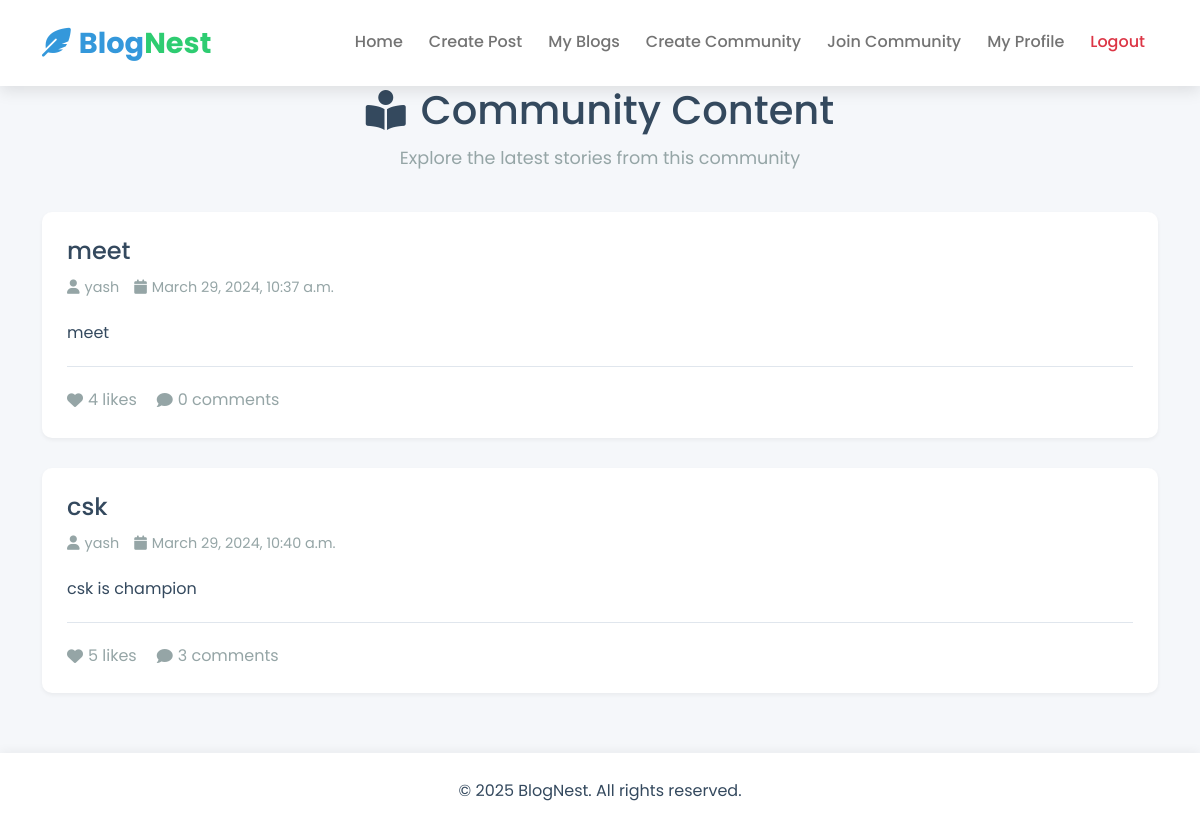
The page /show_content/3 on the database its author committed.
### Blog/models.py (models this page shows)
class BlogPost(models.Model):
  BlogId = models.IntegerField(primary_key = True)
  Title = models.CharField(max_length=50)
  BlogData = models.CharField(max_length=5000, null =False , default ='')
  DatePosted = models.DateTimeField()
  Likes = models.IntegerField()
  Comments = models.IntegerField()
  UserID = models.ForeignKey(User, null=True, on_delete=models.CASCADE)
  CategoryId = models.ForeignKey(Category, null=True, on_delete=models.CASCADE)

### Blog/views.py (the view)
# urls.py: path('show_content/<int:pk>', show_content, name='show_content'),
def show_content(request,pk):
  user = User.objects.get(pk = pk)
  blogs=BlogPost.objects.all()
  all_blogs = BlogPost.objects.filter(UserID=user)
  return render(request,'show_content.html',{'all_blogs' :all_blogs})

### templates/show_content.html (shortened to what this page needs)
{% load static %}
<!DOCTYPE html>
<html lang="en">
<head>
    <link href="https://cdn.jsdelivr.net/npm/bootstrap@5.0.2/dist/css/bootstrap.min.css" rel="stylesheet">
    <link href="https://cdnjs.cloudflare.com/ajax/libs/font-awesome/6.0.0-beta3/css/all.min.css" rel="stylesheet">
    <link href="{% static 'css/home.css' %}" rel="stylesheet">
    <link href="{% static 'css/community.css' %}" rel="stylesheet">
</head>
<body>
    <nav class="navbar navbar-expand-lg navbar-light">
        <div class="container">
            <a class="navbar-brand" href="/home">
                <i class="fas fa-feather-alt brand-icon"></i>Blog<span>Nest</span>
            </a>
            <div class="collapse navbar-collapse" id="navbarSupportedContent">
                <ul class="navbar-nav ms-auto mb-2 mb-lg-0">
                    <li class="nav-item">
                        <a class="nav-link" href="/home">Home</a>
                    </li>
                    <li class="nav-item">
                        <a class="nav-link" href="/create">Create Post</a>
                    </li>
                    <li class="nav-item">
                        <a class="nav-link" href="/myallblogs">My Blogs</a>
                    </li>
                    <li class="nav-item">
                        <a class="nav-link" href="/create_community">Create Community</a>
                    </li>
                    <li class="nav-item">
                        <a class="nav-link" href="/join_community">Join Community</a>
                    </li>
                    <li class="nav-item">
                        <a class="nav-link" href="{% url 'user_profile' %}">My Profile</a>
                    </li>
                    <li class="nav-item">
                        <a class="nav-link text-danger" href="{% url 'logout' %}">Logout</a>
                    </li>
                </ul>
            </div>
        </div>
    </nav>
    <div class="container main-container">
        <div class="page-header">
            <h1><i class="fas fa-book-reader"></i> Community Content</h1>
            <p>Explore the latest stories from this community</p>
        </div>
        <div class="content-grid">
            {% for blog in all_blogs %}
            <div class="content-card">
                <div class="content-header">
                    <h2>{{ blog.Title }}</h2>
                    <div class="content-meta">
                        <span><i class="fas fa-user"></i> {{ blog.UserID.username }}</span>
                        <span><i class="fas fa-calendar"></i> {{ blog.DatePosted }}</span>
                    </div>
                </div>
                <div class="content-body">
                    <p>{{ blog.BlogData }}</p>
                </div>
                <div class="content-footer">
                    <span class="interaction-item">
                        <i class="fas fa-heart"></i> {{ blog.Likes }} likes
                    </span>
                    <span class="interaction-item">
                        <i class="fas fa-comment"></i> {{ blog.Comments }} comments
                    </span>
                </div>
            </div>
            {% endfor %}
        </div>
    </div>
    <footer class="footer">
        <div class="container text-center">
            <p class="mb-0">&copy; 2025 BlogNest. All rights reserved.</p>
        </div>
    </footer>
</body>
</html>

### Blog/static/css/home.css (style rules this page uses)
:root { --primary: #3498db; --primary-dark: #2980b9; --secondary: #2ecc71; --secondary-dark: #27ae60; --accent: #9b59b6; --accent-dark: #8e44ad; --text-dark: #34495e; --text-light: #ecf0f1; --gray-light: #f5f7fa; --gray-medium: #e0e6ed; --gray-dark: #95a5a6; --danger: #e74c3c; --warning: #f39c12; --info: #1abc9c; --shadow-sm: 0 2px 4px rgba(0, 0, 0, 0.05); --shadow-md: 0 5px 15px rgba(0, 0, 0, 0.1); --shadow-lg: 0 10px 25px rgba(0, 0, 0, 0.15); --radius-sm: 5px; --radius-md: 10px; --radius-lg: 15px; --transition-fast: 0.2s ease; --transition-normal: 0.3s ease; }
body { font-family: 'Poppins', sans-serif; background-color: var(--gray-light); color: var(--text-dark); line-height: 1.6; min-height: 100vh; display: flex; flex-direction: column; }
.main-container { flex: 1; padding-bottom: 60px; }
.navbar { background-color: white !important; box-shadow: var(--shadow-md); padding: 15px 0; position: sticky; top: 0; z-index: 1000; }
.navbar-brand { font-weight: 700; font-size: 1.8rem; color: var(--primary) !important; display: flex; align-items: center; }
.navbar-brand span { color: var(--secondary); }
.brand-icon { margin-right: 8px; color: var(--primary); }
.nav-link { font-weight: 500; margin: 0 5px; transition: all var(--transition-normal); border-bottom: 2px solid transparent; padding: 8px 10px; }
.footer { background-color: white; padding: 25px 0; margin-top: auto; box-shadow: 0 -2px 10px rgba(0, 0, 0, 0.05); }

### Blog/static/css/community.css (style rules this page uses)
.page-header { text-align: center; margin-bottom: 40px; }
.page-header h1 { color: var(--text-dark); font-size: 2.5rem; margin-bottom: 10px; display: flex; align-items: center; justify-content: center; gap: 15px; }
.page-header p { color: var(--gray-dark); font-size: 1.1rem; }
.content-grid { display: grid; grid-template-columns: 1fr; gap: 30px; }
.content-card { background: white; border-radius: var(--radius-md); padding: 25px; box-shadow: var(--shadow-sm); transition: all var(--transition-normal); }
.content-header h2 { font-size: 1.5rem; color: var(--text-dark); margin-bottom: 10px; }
.content-meta { display: flex; gap: 15px; color: var(--gray-dark); font-size: 0.9rem; margin-bottom: 20px; }
.content-meta span { display: flex; align-items: center; gap: 5px; }
.content-body { color: var(--text-dark); line-height: 1.7; margin-bottom: 20px; }
.content-footer { display: flex; gap: 20px; padding-top: 20px; border-top: 1px solid var(--gray-medium); }
.interaction-item { color: var(--gray-dark); display: flex; align-items: center; gap: 5px; }

### rows shown on the page
BlogPost: Title "meet", UserID.username "yash", DatePosted "March 29, 2024, 10:37 a.m.", BlogData "meet", Likes "4", Comments "0"
BlogPost: Title "csk", UserID.username "yash", DatePosted "March 29, 2024, 10:40 a.m.", BlogData "csk is champion", Likes "5", Comments "3"
